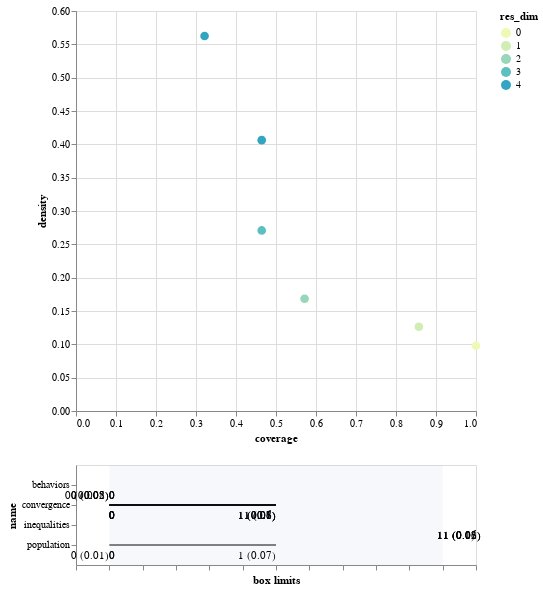

Notebook source saved alongside this figure:
### Markdown cell above
## SSP2

### Code cell
from ema_workbench.analysis import prim
from ema_workbench.util import ema_logging
import matplotlib.pyplot as plt

x = df_rozenberg.iloc[:,0:7] 
y = df_rozenberg.iloc[:,8].values >=1

prim_alg = prim.Prim(x, y, threshold=0.55, peel_alpha=0.05)
box1 = prim_alg.find_box()

box1.show_tradeoff()
print(box1.resample(4))
box1.inspect(4)
box1.inspect(4, style='graph')

plt.show()
box1.inspect_tradeoff()

### Figure 1 — Vega-Lite specification as saved in the notebook (floating-point values rounded to 4 significant figures)
{"config": {"view": {"continuousWidth": 400, "continuousHeight": 300}}, "vconcat": [{"data": {"name": "data-c844245fd77f4eb622a3183fd066d40f"}, "mark": {"type": "circle", "size": 75}, "encoding": {"color": {"type": "ordinal", "field": "res_dim", "scale": {"range": ["#eff9b6", "#d0edb3", "#97d6b9", "#5dc0c0", "#31a5c2", "#1f80b8", "#2354a3", "#21318d"]}}, "opacity": {"condition": {"value": 1, "selection": "selector003"}, "value": 0.4}, "tooltip": [{"type": "ordinal", "field": "id"}, {"type": "quantitative", "field": "coverage", "format": ".2"}, {"type": "quantitative", "field": "density", "format": ".2"}, {"type": "ordinal", "field": "res_dim"}], "x": {"type": "quantitative", "field": "coverage"}, "y": {"type": "quantitative", "field": "density"}}, "height": 400, "selection": {"selector003": {"type": "single", "fields": ["id"]}}, "width": 400}, {"layer": [{"data": {"name": "data-aede849c82bd578f056f2d474cb4fd1c"}, "mark": "rule", "encoding": {"x": {"type": "quantitative", "axis": {"grid": false, "labels": false, "title": "box limits"}, "field": "x_lower", "scale": {"domain": [0, 1], "padding": 0.1}}, "x2": {"field": "x_upper"}, "y": {"type": "nominal", "field": "name", "scale": {"padding": 1.0}}}, "transform": [{"calculate": "(datum.x1-datum.minimum)/(datum.maximum-datum.minimum)", "as": "x_lower"}, {"calculate": "(datum.x2-datum.minimum)/(datum.maximum-datum.minimum)", "as": "x_upper"}, {"filter": {"selection": "selector003"}}], "width": 400}, {"data": {"name": "data-aede849c82bd578f056f2d474cb4fd1c"}, "mark": {"type": "text", "align": "left", "baseline": "top", "dy": 5}, "encoding": {"text": {"type": "ordinal", "field": "text"}, "x": {"type": "quantitative", "axis": {"grid": false, "labels": false, "title": "box limits"}, "field": "x_lower", "scale": {"domain": [0, 1], "padding": 0.1}}, "x2": {"field": "x_upper"}, "y": {"type": "nominal", "field": "name", "scale": {"padding": 1.0}}}, "transform": [{"calculate": "(datum.x1-datum.minimum)/(datum.maximum-datum.minimum)", "as": "x_lower"}, {"calculate": "(datum.x2-datum.minimum)/(datum.maximum-datum.minimum)", "as": "x_upper"}, {"filter": {"selection": "selector003"}}, {"calculate": "datum.qp_lower>0?format(datum.x1, \".2\")+\" (\"+format(datum.qp_lower, \".1~g\")+\")\" :format(datum.x1, \".2\")", "as": "text"}], "width": 400}, {"data": {"name": "data-aede849c82bd578f056f2d474cb4fd1c"}, "mark": {"type": "text", "align": "right", "baseline": "top", "dy": 5}, "encoding": {"text": {"type": "ordinal", "field": "text"}, "x": {"type": "quantitative", "field": "x_upper"}, "x2": {"field": "x_upper"}, "y": {"type": "nominal", "field": "name", "scale": {"padding": 1.0}}}, "transform": [{"calculate": "(datum.x1-datum.minimum)/(datum.maximum-datum.minimum)", "as": "x_lower"}, {"calculate": "(datum.x2-datum.minimum)/(datum.maximum-datum.minimum)", "as": "x_upper"}, {"filter": {"selection": "selector003"}}, {"calculate": "datum.qp_upper>0?format(datum.x2, \".2\")+\" (\"+format(datum.qp_upper, \".1\")+\")\" :format(datum.x2, \".2\")", "as": "text"}], "width": 400}, {"data": {"name": "data-bb8d07f6df3d47a6a475317795287b23"}, "mark": {"type": "rect", "opacity": 0.05}, "encoding": {"x": {"type": "quantitative", "field": "start"}, "x2": {"field": "end"}}}, {"data": {"name": "data-d751713988987e9331980363e24189ce"}, "mark": "point", "encoding": {"x": {"type": "quantitative", "field": "x"}, "y": {"type": "nominal", "field": "name"}}, "transform": [{"filter": {"selection": "selector003"}}], "width": 400}, {"data": {"name": "data-d751713988987e9331980363e24189ce"}, "mark": {"type": "text", "align": "center", "baseline": "top", "dy": 5}, "encoding": {"text": {"type": "nominal", "field": "item"}, "x": {"type": "quantitative", "field": "x"}, "y": {"type": "nominal", "field": "name"}}, "transform": [{"filter": {"selection": "selector003"}}], "width": 400}]}], "$schema": "https://vega.github.io/schema/vega-lite/v4.8.1.json", "datasets": {"data-c844245fd77f4eb622a3183fd066d40f": [{"coverage": 1.0, "density": 0.0979, "id": 0, "mass": 1.0, "mean": 0.0979, "res_dim": 0}, {"coverage": 0.8571, "density": 0.1263, "id": 1, "mass": 0.6643, "mean": 0.1263, "res_dim": 1}, {"coverage": 0.5714, "density": 0.1684, "id": 2, "mass": 0.3322, "mean": 0.1684, "res_dim": 2}, {"coverage": 0.4643, "density": 0.2708, "id": 3, "mass": 0.1678, "mean": 0.2708, "res_dim": 3}, {"coverage": 0.4643, "density": 0.4062, "id": 4, "mass": 0.1119, "mean": 0.4062, "res_dim": 4}, {"coverage": 0.3214, "density": 0.5625, "id": 5, "mass": 0.05594, "mean": 0.5625, "res_dim": 4}], "data-aede849c82bd578f056f2d474cb4fd1c": [{"x1": 0.0, "x2": 1.0, "name": "convergence", "id": 1, "minimum": 0.0, "maximum": 2.0, "qp_lower": -1.0, "qp_upper": 0.118}, {"x1": 1.0, "x2": 1.0, "name": "inequalities", "id": 2, "minimum": 0.0, "maximum": 1.0, "qp_lower": 0.1406, "qp_upper": -1.0}, {"x1": 0.0, "x2": 1.0, "name": "convergence", "id": 2, "minimum": 0.0, "maximum": 2.0, "qp_lower": -1.0, "qp_upper": 0.06236}, {"x1": 1.0, "x2": 1.0, "name": "inequalities", "id": 3, "minimum": 0.0, "maximum": 1.0, "qp_lower": 0.02953, "qp_upper": -1.0}, {"x1": 0.0, "x2": 1.0, "name": "convergence", "id": 3, "minimum": 0.0, "maximum": 2.0, "qp_lower": -1.0, "qp_upper": 0.0799}, {"x1": 0.0, "x2": 0.0, "name": "behaviors", "id": 3, "minimum": 0.0, "maximum": 1.0, "qp_lower": -1.0, "qp_upper": 0.05035}, {"x1": 1.0, "x2": 1.0, "name": "inequalities", "id": 4, "minimum": 0.0, "maximum": 1.0, "qp_lower": 0.0229, "qp_upper": -1.0}, {"x1": 0.0, "x2": 1.0, "name": "convergence", "id": 4, "minimum": 0.0, "maximum": 2.0, "qp_lower": -1.0, "qp_upper": 0.06753}, {"x1": 0.0, "x2": 1.0, "name": "population", "id": 4, "minimum": 0.0, "maximum": 2.0, "qp_lower": -1.0, "qp_upper": 0.06753}, {"x1": 0.0, "x2": 0.0, "name": "behaviors", "id": 4, "minimum": 0.0, "maximum": 1.0, "qp_lower": -1.0, "qp_upper": 0.007952}, {"x1": 1.0, "x2": 1.0, "name": "inequalities", "id": 5, "minimum": 0.0, "maximum": 1.0, "qp_lower": 0.06022, "qp_upper": -1.0}, {"x1": 0.0, "x2": 1.0, "name": "convergence", "id": 5, "minimum": 0.0, "maximum": 2.0, "qp_lower": -1.0, "qp_upper": 0.09994}, {"x1": 0.0, "x2": 0.0, "name": "population", "id": 5, "minimum": 0.0, "maximum": 2.0, "qp_lower": -1.0, "qp_upper": 0.01299}, {"x1": 0.0, "x2": 0.0, "name": "behaviors", "id": 5, "minimum": 0.0, "maximum": 1.0, "qp_lower": -1.0, "qp_upper": 0.01677}], "data-bb8d07f6df3d47a6a475317795287b23": [{"end": 1, "start": 0}], "data-d751713988987e9331980363e24189ce": []}}
